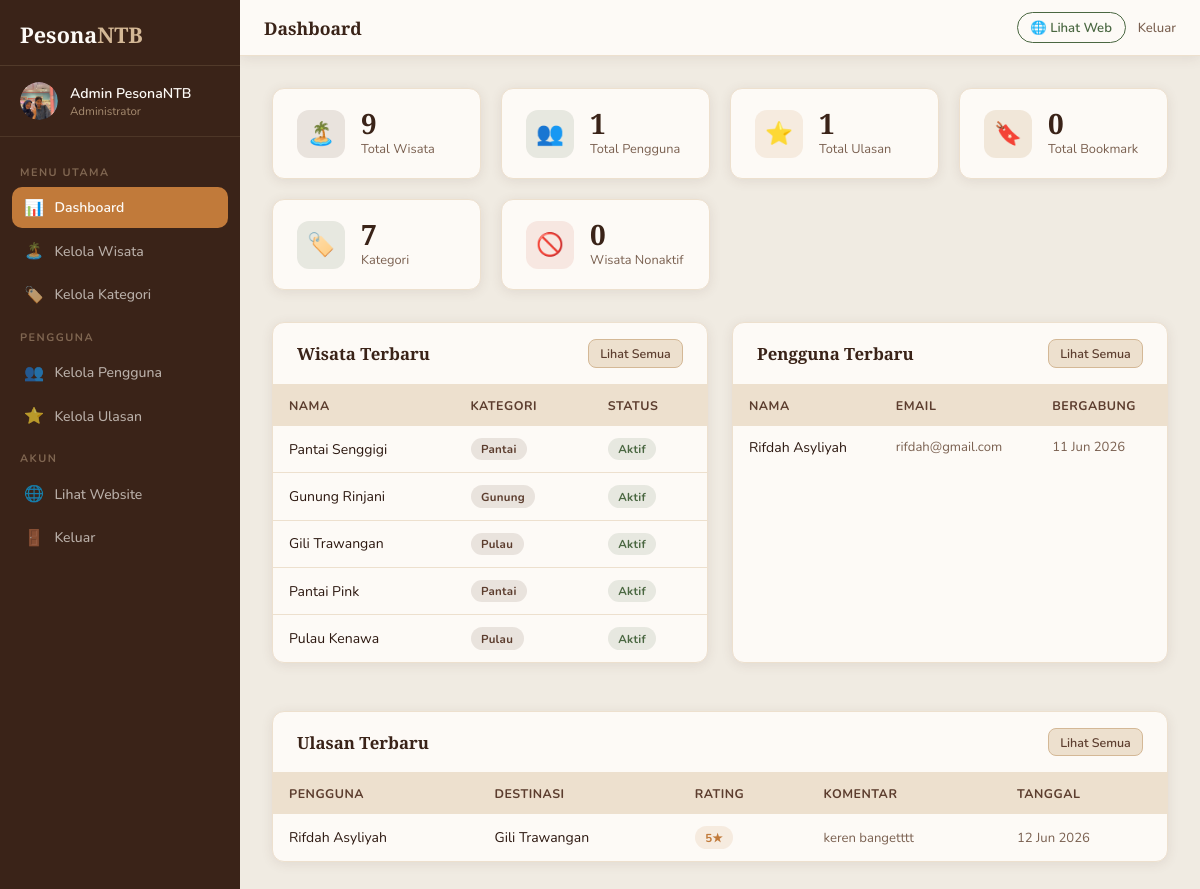
Before: /config/dashboard.php (signed in) with the older database file.
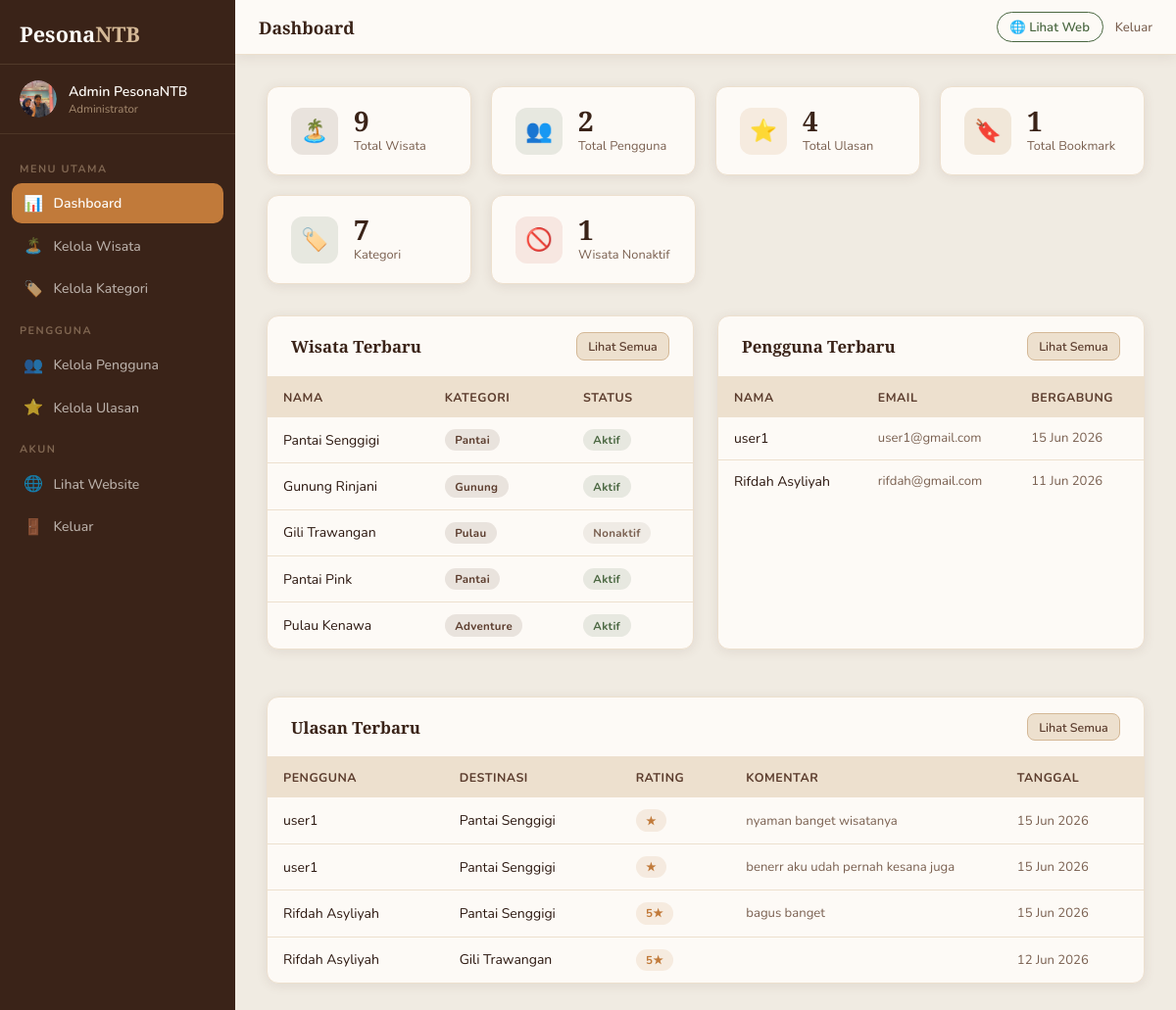
After: the same page with the newer database file.
### tables this page shows
CREATE TABLE `wisata` (
  `id` int(11) NOT NULL,
  `nama` varchar(150) NOT NULL,
  `kategori` enum('Pantai','Gunung','Air Terjun','Budaya','Pulau','Kuliner','Adventure') NOT NULL,
  `lokasi` varchar(150) NOT NULL,
  `deskripsi` text NOT NULL,
  `fasilitas` text DEFAULT NULL,
  `jam_buka` varchar(100) DEFAULT NULL,
  `harga_tiket` varchar(100) DEFAULT NULL,
  `foto` varchar(255) DEFAULT NULL,
  `aktif` tinyint(1) DEFAULT 1,
  `latitude` decimal(10,8) DEFAULT NULL,
  `longitude` decimal(11,8) DEFAULT NULL,
  `rating` decimal(3,1) DEFAULT 0.0,
  `created_at` datetime DEFAULT current_timestamp(),
  `updated_at` datetime DEFAULT current_timestamp() ON UPDATE current_timestamp()
);

CREATE TABLE `users` (
  `id` int(11) NOT NULL,
  `nama` varchar(100) NOT NULL,
  `email` varchar(150) NOT NULL,
  `telepon` varchar(20) NOT NULL,
  `password` varchar(255) NOT NULL,
  `role` enum('user','admin') DEFAULT 'user',
  `foto_profil` varchar(255) DEFAULT NULL,
  `created_at` datetime DEFAULT current_timestamp(),
  `reset_token` varchar(255) DEFAULT NULL,
  `reset_expired` datetime DEFAULT NULL
);

CREATE TABLE `ulasan` (
  `id` int(11) NOT NULL,
  `user_id` int(11) NOT NULL,
  `wisata_id` int(11) NOT NULL,
  `parent_id` int(11) DEFAULT NULL,
  `rating` tinyint(4) DEFAULT NULL,
  `komentar` text DEFAULT NULL,
  `created_at` datetime DEFAULT current_timestamp()
);

### config/dashboard.php (the view, shortened to what the changed rows need)
<?php
require_once 'db.php';
$total_user     = $conn->query("SELECT COUNT(*) as c FROM users WHERE role='user'")->fetch_assoc()['c'] ?? 0;
$total_ulasan   = $conn->query("SELECT COUNT(*) as c FROM ulasan")->fetch_assoc()['c'] ?? 0;
$total_bookmark = $conn->query("SELECT COUNT(*) as c FROM bookmark")->fetch_assoc()['c'] ?? 0;
$wisata_nonaktif= $conn->query("SELECT COUNT(*) as c FROM wisata WHERE aktif=0")->fetch_assoc()['c'] ?? 0;
$wisata_terbaru = [];
$res = $conn->query("SELECT id, nama, kategori, lokasi, rating, aktif, created_at FROM wisata ORDER BY created_at DESC LIMIT 5");
if ($res) while ($r = $res->fetch_assoc()) $wisata_terbaru[] = $r;
$user_terbaru = [];
$res = $conn->query("SELECT id, nama, email, created_at FROM users WHERE role='user' ORDER BY created_at DESC LIMIT 5");
if ($res) while ($r = $res->fetch_assoc()) $user_terbaru[] = $r;
$ulasan_terbaru = [];
$res = $conn->query("SELECT u.komentar, u.rating, u.created_at, us.nama as user_nama, w.nama as wisata_nama FROM ulasan u JOIN users us ON u.user_id=us.id JOIN wisata w ON u.wisata_id=w.id ORDER BY u.created_at DESC LIMIT 5");
if ($res) while ($r = $res->fetch_assoc()) $ulasan_terbaru[] = $r;
?>
<!DOCTYPE html>
<html lang="id">
<head>
  <link rel="stylesheet" href="../css/admin.css">
</head>
<body>
<div class="admin-layout">
  <div class="admin-content">
    <main class="admin-main">
      <div class="stats-grid">
        <div class="stat-card">
          <div><div class="stat-num"><?= $total_user ?></div><div class="stat-label">Total Pengguna</div></div>
        </div>
        <div class="stat-card">
          <div><div class="stat-num"><?= $total_ulasan ?></div><div class="stat-label">Total Ulasan</div></div>
        </div>
        <div class="stat-card">
          <div><div class="stat-num"><?= $total_bookmark ?></div><div class="stat-label">Total Bookmark</div></div>
        </div>
        <div class="stat-card">
          <div><div class="stat-num"><?= $wisata_nonaktif ?></div><div class="stat-label">Wisata Nonaktif</div></div>
        </div>
      </div>
      <div style="display:grid;grid-template-columns:1fr 1fr;gap:1.5rem;margin-bottom:1.5rem">
        <div class="admin-card">
          <div class="table-wrap">
            <table>
              <thead><tr><th>Nama</th><th>Kategori</th><th>Status</th></tr></thead>
              <tbody>
                <?php foreach ($wisata_terbaru as $w): ?>
                <tr>
                  <td><?= htmlspecialchars($w['nama']) ?></td>
                  <td><span class="badge badge-brown"><?= htmlspecialchars($w['kategori']) ?></span></td>
                  <td><?= $w['aktif'] ? '<span class="badge badge-green">Aktif</span>' : '<span class="badge badge-gray">Nonaktif</span>' ?></td>
                </tr>
                <?php endforeach; ?>
              </tbody>
            </table>
          </div>
        </div>
        <div class="admin-card">
          <div class="table-wrap">
            <table>
              <thead><tr><th>Nama</th><th>Email</th><th>Bergabung</th></tr></thead>
              <tbody>
                <?php foreach ($user_terbaru as $u): ?>
                <tr>
                  <td><?= htmlspecialchars($u['nama']) ?></td>
                  <td class="td-muted"><?= htmlspecialchars($u['email']) ?></td>
                  <td class="td-muted"><?= date('d M Y', strtotime($u['created_at'])) ?></td>
                </tr>
                <?php endforeach; ?>
              </tbody>
            </table>
          </div>
        </div>
      </div>
      <div class="admin-card">
        <div class="table-wrap">
          <table>
            <thead><tr><th>Pengguna</th><th>Destinasi</th><th>Rating</th><th>Komentar</th><th>Tanggal</th></tr></thead>
            <tbody>
              <?php foreach ($ulasan_terbaru as $u): ?>
              <tr>
                <td><?= htmlspecialchars($u['user_nama']) ?></td>
                <td><?= htmlspecialchars($u['wisata_nama']) ?></td>
                <td><span class="badge badge-orange"><?= $u['rating'] ?>★</span></td>
                <td class="td-truncate td-muted"><?= htmlspecialchars($u['komentar']) ?></td>
                <td class="td-muted"><?= date('d M Y', strtotime($u['created_at'])) ?></td>
              </tr>
              <?php endforeach; ?>
            </tbody>
          </table>
        </div>
      </div>
    </main>
  </div>
</div>
</body>
</html>

Changed rows visible on the page:
changed wisata "Gili Trawangan": aktif "Aktif" → "Nonaktif"
changed wisata "Pulau Kenawa": kategori "Pulau" → "Adventure"
added users: nama "user1", email "user1@gmail.com", created_at "15 Jun 2026"
added ulasan: user.nama "user1", wisata.nama "Pantai Senggigi", komentar "nyaman banget wisatanya", created_at "15 Jun 2026"
added ulasan: user.nama "user1", wisata.nama "Pantai Senggigi", komentar "benerr aku udah pernah kesana juga", created_at "15 Jun 2026"
added ulasan: user.nama "Rifdah Asyliyah", wisata.nama "Pantai Senggigi", rating "5", komentar "bagus banget", created_at "15 Jun 2026"
changed ulasan "12 Jun 2026": komentar "keren bangetttt" → (not shown)
Other visible differences:
$total_user: "1" → "2"
$total_ulasan: "1" → "4"
$total_bookmark: "0" → "1"
$wisata_nonaktif: "0" → "1"
